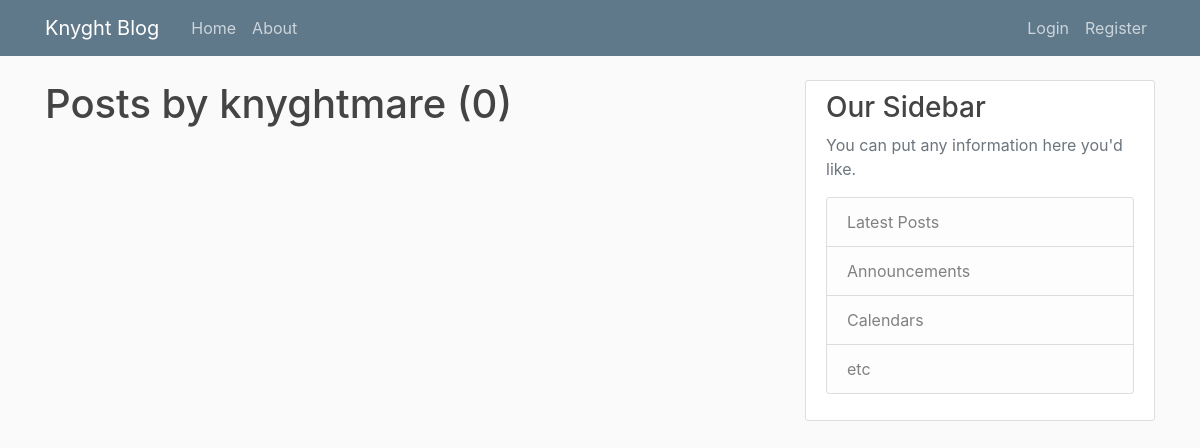
Page /user/knyghtmare on the earlier database version.
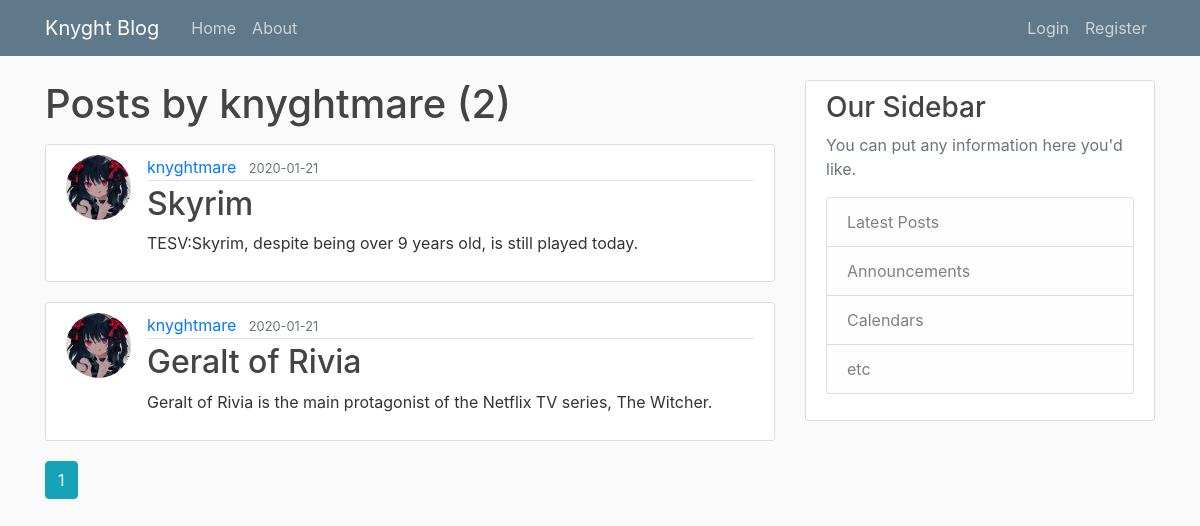
Same page on the later database version.
### knyghtblog/models.py (models this page shows, shortened)
class Post(db.Model):
    id = db.Column(db.Integer, primary_key=True)
    title = db.Column(db.String(100), nullable=False)
    date_posted = db.Column(db.DateTime, nullable=False, default=datetime.utcnow)
    content = db.Column(db.Text, nullable=False)
    user_id = db.Column(db.Integer, db.ForeignKey('user.id'), nullable=False)

class User(db.Model, UserMixin):
    id = db.Column(db.Integer, primary_key=True)
    username = db.Column(db.String(20), unique=True, nullable=False)
    email = db.Column(db.String(120), unique=True, nullable=False)
    image_file = db.Column(db.String(20), nullable=False, default='default.jpg')
    password = db.Column(db.String(60), nullable=False)
    posts = db.relationship('Post', backref='author', lazy=True)

### knyghtblog/users/routes.py (the view)
@users.route("/user/<string:username>")
def user_posts(username):
    page = request.args.get('page', 1, type=int)
    user = User.query.filter_by(username=username).first_or_404()
    posts = Post.query.filter_by(author=user)\
        .order_by(Post.date_posted.desc())\
        .paginate(page=page, per_page=5)
    return render_template('user_posts.html', posts=posts, user=user)

### knyghtblog/templates/user_posts.html
{% extends "layout.html" %}
{% block content %}
    <h1 class="mb-3">Posts by {{ user.username }} ({{ posts.total }})</h1>
    {% for post in posts.items %}
        <article class="media content-section">
          <img class="rounded-circle article-img" src="{{ url_for('static', filename='profile_pics/' + post.author.image_file) }}">
          <div class="media-body">
            <div class="article-metadata">
              <a class="mr-2" href="{{ url_for('users.user_posts', username=post.author.username) }}">{{ post.author.username }}</a>
              <small class="text-muted">{{ post.date_posted.strftime('%Y-%m-%d') }}</small>
            </div>
            <h2><a class="article-title" href="{{ url_for('posts.post', post_id=post.id) }}">{{ post.title }}</a></h2>
            <p class="article-content">{{ post.content }}</p>
          </div>
        </article>
    {% endfor %}
    {% for page_num in posts.iter_pages(left_edge=1, right_edge=1, left_current=1, right_current=2) %}
      {% if page_num %}
        {% if posts.page == page_num %}
          <a class="btn btn-info mb-4" href="{{ url_for('users.user_posts', username=user.username, page=page_num) }}">{{ page_num }}</a>
        {% else %}
          <a class="btn btn-outline-info mb-4" href="{{ url_for('users.user_posts', username=user.username, page=page_num) }}">{{ page_num }}</a>
        {% endif %}
      {% else %}
        ...
      {% endif %}
    {% endfor %}
{% endblock content %}

Differences in the rows shown:
added Post: image_file (picture), author.username "knyghtmare", date_posted "2020-01-21", title "Skyrim", content "TESV:Skyrim, despite being over 9 years old, is still played today."
added Post: image_file (picture), author.username "knyghtmare", date_posted "2020-01-21", title "Geralt of Rivia", content "Geralt of Rivia is the main protagonist of the Netflix TV series, The Witcher."
Other differences:
{{ posts.total }}: "0" → "2"
new list line: "1"
